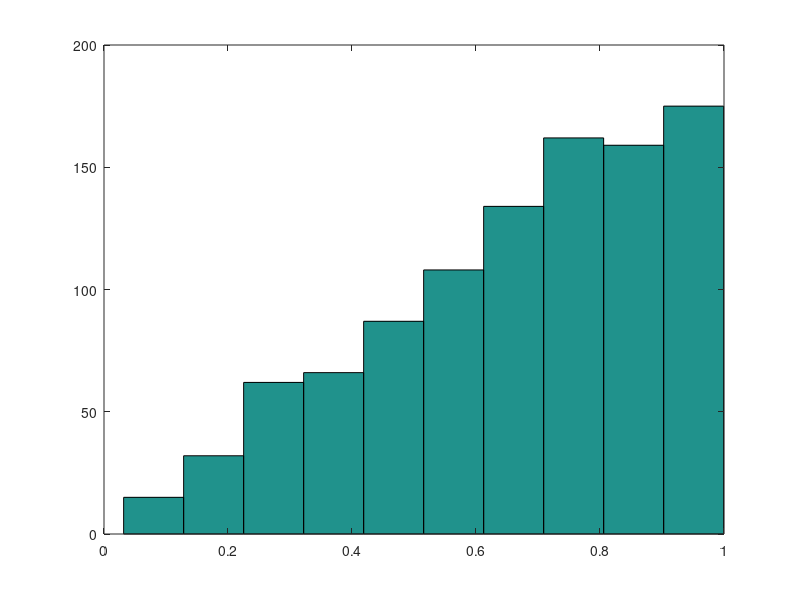

Write the MATLAB code that produced this figure.
j = 1;
while i < 1000
        y = rand;
        u = rand;
        if u <= y
            x(j) = y;
            j = j + 1;
            i = i + 1;
        end
end
       hist(x);